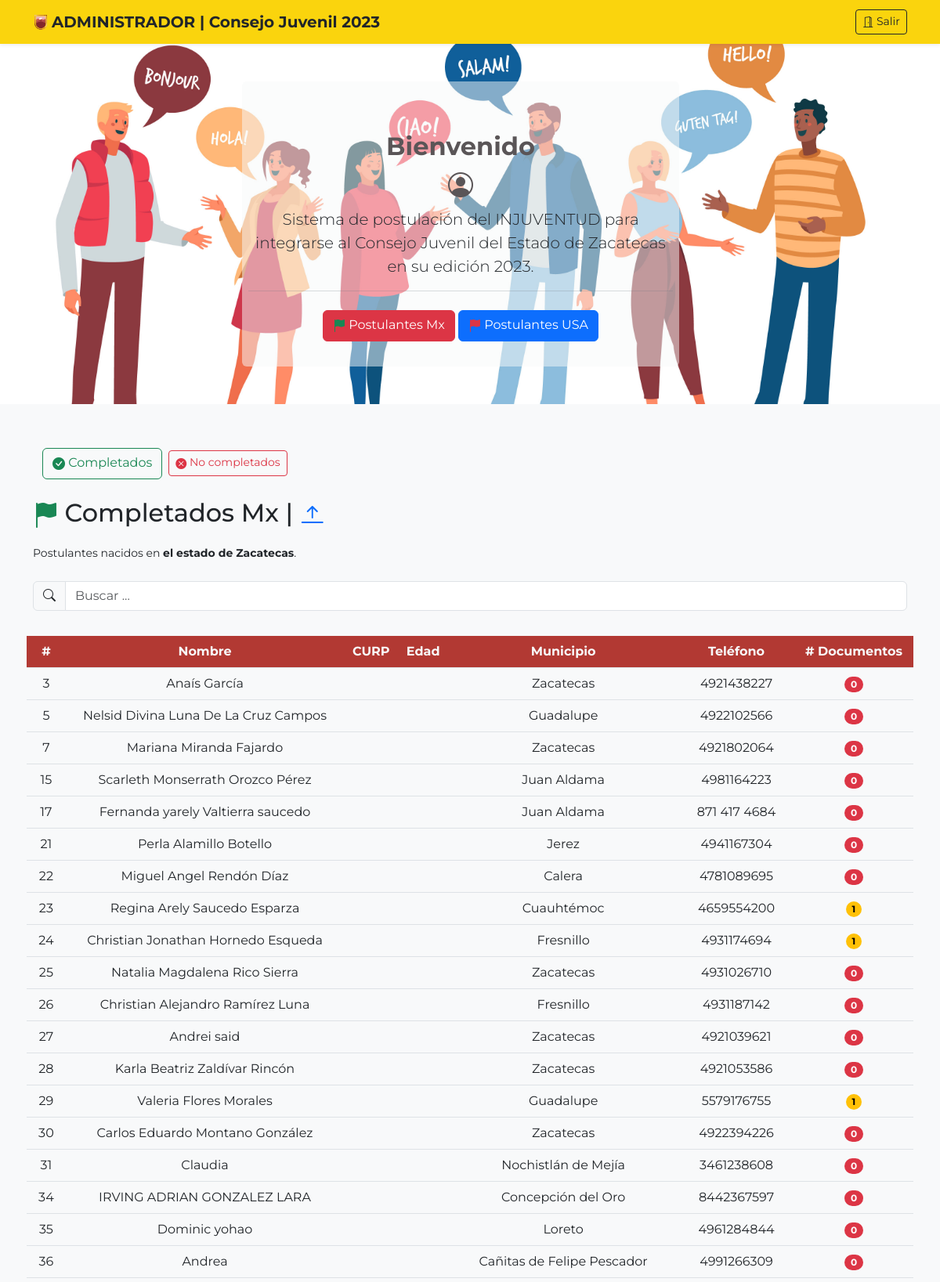
Page /sistema/admin/no_completados.php (upper part) on the committed database.
### tables this page shows
CREATE TABLE `usr` (
  `id` int(11) NOT NULL,
  `usr` varchar(100) DEFAULT NULL,
  `pwd` varchar(100) DEFAULT NULL,
  `perfil` int(11) DEFAULT NULL,
  `rfc` varchar(20) DEFAULT NULL,
  `institucion` varchar(72) NOT NULL,
  `cargo` varchar(72) NOT NULL,
  `ubicacion` varchar(300) NOT NULL,
  `calle` varchar(54) NOT NULL,
  `numero` int(11) NOT NULL,
  `colonia` varchar(100) NOT NULL,
  `comunidad` varchar(150) NOT NULL,
  `cp` int(11) NOT NULL,
  `nombre` varchar(100) DEFAULT NULL,
  `municipio` int(11) DEFAULT NULL,
  `telefono` varchar(30) DEFAULT NULL,
  `categoria` int(11) DEFAULT NULL
);

CREATE TABLE `municipio` (
  `id` int(11) NOT NULL,
  `municipio` varchar(50) NOT NULL
);

### sistema/admin/query/lista_postulantes_general_no_completados.php (the view)
<?php
include('qc.php');
$sqlPostulantes ="SELECT * FROM usr WHERE perfil = 1";
$resultadoSQL = $conn->query($sqlPostulantes);
$x = 0;
while($rowSQL = $resultadoSQL->fetch_assoc()){
    $x++;
    $idDocs = $rowSQL['id'];
    $contador = "SELECT COUNT(documento) AS contar FROM documentos WHERE id_ext = '$idDocs'";
    $resultadoContar = $conn->query($contador);
    $rowContar = $resultadoContar -> fetch_assoc();
    $numero = $rowContar['contar'];
    if($numero<9){
    echo'
    <tr>
        <td>'.$x.'</td>
        <td>'.$rowSQL['nombre'].'</td>
        <td>'.$rowSQL['curp'].'</td>
        <td>'.$rowSQL['edad'].'</td>';
        $mun = $rowSQL['municipio'];
    $sqlMunicipio = "SELECT * FROM municipio WHERE id = '$mun'";
    $resultadoMunicipio = $conn -> query($sqlMunicipio);
    $rowMunicipio = $resultadoMunicipio->fetch_assoc();
    echo'
        <td>'.$rowMunicipio['municipio'].'</td>
        ';
    echo'
        <td>'.$rowSQL['telefono'].'</td>
        <td>
            <a href="listado_docs.php?id='.$rowSQL['id'].'">';
        if ($numero == 0){
            echo'
            <span class="badge rounded-pill text-bg-danger">
            ';
        }
        else if ($numero == 1 || $numero == 2 || $numero == 3 || $numero == 4 || $numero == 5 || $numero == 6 || $numero == 7 || $numero == 8){
            echo'
            <span class="badge rounded-pill text-bg-warning">
            ';
        }
        else if ($numero == 9){
            echo'
            <span class="badge rounded-pill text-bg-primary">
            ';
        }
            echo'
                '.$numero.'
            </span>
            </a>
        </td>
    </tr>
';
}
}
?>

### sistema/admin/no_completados.php (style rules this page uses)
body { font-family: 'Montserrat', sans-serif; }

### rows in the picture
usr: nombre "Anaís García", municipio.municipio "Zacatecas", telefono "4921438227", numero "0"
usr: nombre "Nelsid Divina Luna De La Cruz Campos", municipio.municipio "Guadalupe", telefono "4922102566", numero "0"
usr: nombre "Mariana Miranda Fajardo", municipio.municipio "Zacatecas", telefono "4921802064", numero "0"
usr: nombre "Scarleth Monserrath Orozco Pérez", municipio.municipio "Juan Aldama", telefono "4981164223", numero "0"
usr: nombre "Fernanda yarely Valtierra saucedo", municipio.municipio "Juan Aldama", telefono "871 417 4684", numero "0"
usr: nombre "Perla Alamillo Botello", municipio.municipio "Jerez", telefono "4941167304", numero "0"
usr: nombre "Miguel Angel Rendón Díaz", municipio.municipio "Calera", telefono "4781089695", numero "0"
usr: nombre "Regina Arely Saucedo Esparza", municipio.municipio "Cuauhtémoc", telefono "4659554200", numero "1"
usr: nombre "Christian Jonathan Hornedo Esqueda", municipio.municipio "Fresnillo", telefono "4931174694", numero "1"
usr: nombre "Natalia Magdalena Rico Sierra", municipio.municipio "Zacatecas", telefono "4931026710", numero "0"
usr: nombre "Christian Alejandro Ramírez Luna", municipio.municipio "Fresnillo", telefono "4931187142", numero "0"
usr: nombre "Andrei said", municipio.municipio "Zacatecas", telefono "4921039621", numero "0"
usr: nombre "Karla Beatriz Zaldívar Rincón", municipio.municipio "Zacatecas", telefono "4921053586", numero "0"
usr: nombre "Valeria Flores Morales", municipio.municipio "Guadalupe", telefono "5579176755", numero "1"
usr: nombre "Carlos Eduardo Montano González", municipio.municipio "Zacatecas", telefono "4922394226", numero "0"
usr: nombre "Claudia", municipio.municipio "Nochistlán de Mejía", telefono "3461238608", numero "0"
usr: nombre "IRVING ADRIAN GONZALEZ LARA", municipio.municipio "Concepción del Oro", telefono "8442367597", numero "0"
usr: nombre "Dominic yohao", municipio.municipio "Loreto", telefono "4961284844", numero "0"
usr: nombre "Andrea", municipio.municipio "Cañitas de Felipe Pescador", telefono "4991266309", numero "0"
